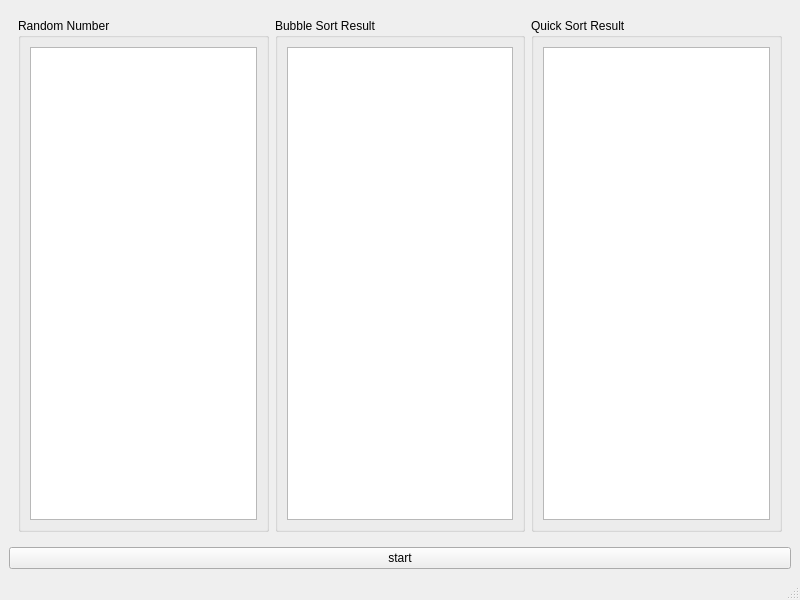
<?xml version="1.0" encoding="UTF-8"?>
<ui version="4.0">
 <class>MainWindow</class>
 <widget class="QMainWindow" name="MainWindow">
  <property name="geometry">
   <rect>
    <x>0</x>
    <y>0</y>
    <width>800</width>
    <height>600</height>
   </rect>
  </property>
  <property name="windowTitle">
   <string>MainWindow</string>
  </property>
  <widget class="QWidget" name="centralwidget">
   <layout class="QVBoxLayout" name="verticalLayout">
    <item>
     <widget class="QWidget" name="widget" native="true">
      <layout class="QHBoxLayout" name="horizontalLayout_4">
       <item>
        <widget class="QGroupBox" name="groupBox">
         <property name="title">
          <string>Random Number</string>
         </property>
         <layout class="QHBoxLayout" name="horizontalLayout">
          <item>
           <widget class="QListWidget" name="random_list"/>
          </item>
         </layout>
        </widget>
       </item>
       <item>
        <widget class="QGroupBox" name="groupBox_2">
         <property name="title">
          <string>Bubble Sort Result</string>
         </property>
         <layout class="QHBoxLayout" name="horizontalLayout_2">
          <item>
           <widget class="QListWidget" name="bubble_sort_list"/>
          </item>
         </layout>
        </widget>
       </item>
       <item>
        <widget class="QGroupBox" name="groupBox_3">
         <property name="title">
          <string>Quick Sort Result</string>
         </property>
         <layout class="QHBoxLayout" name="horizontalLayout_3">
          <item>
           <widget class="QListWidget" name="quick_sort_list"/>
          </item>
         </layout>
        </widget>
       </item>
      </layout>
     </widget>
    </item>
    <item>
     <widget class="QPushButton" name="start_button">
      <property name="text">
       <string>start</string>
      </property>
     </widget>
    </item>
   </layout>
  </widget>
  <widget class="QMenuBar" name="menubar">
   <property name="geometry">
    <rect>
     <x>0</x>
     <y>0</y>
     <width>800</width>
     <height>24</height>
    </rect>
   </property>
  </widget>
  <widget class="QStatusBar" name="statusbar"/>
 </widget>
 <resources/>
 <connections/>
</ui>
